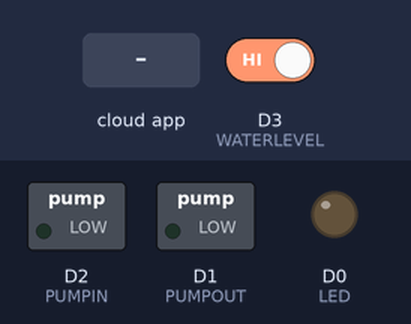
A sketch run on a simulated ESP8266 (NodeMCU). Parts: switched loads named in the sketch (green lamp = pin HIGH), output pins drawn as LEDs (lit = HIGH). Inputs (shaded band) come from the test bench; at power-on: D3 (WATERLEVEL) HIGH. WiFi joins after 1.5 s; servers stay silent unless stated; the local clock reads 2024-03-15 10:24:30 at power-on unless the sketch sets it; the Firebase database answers and starts empty; what the sketch prints to the serial monitor is not drawn.

Above: at 2.7 s.
2.8 s: the phone or cloud app sets PUMPIN to 1
At 5.1 s:
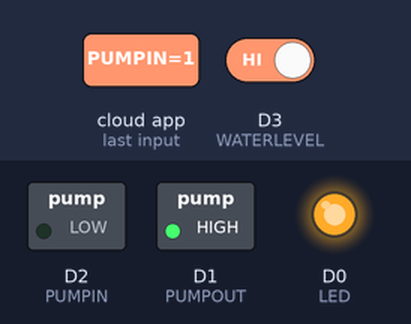
9.4 s: the phone or cloud app sets PUMPIN to 0
At 12.1 s:
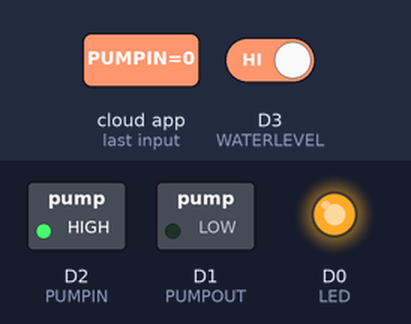
12.7 s: the phone or cloud app sets LED to 1
At 15.8 s:
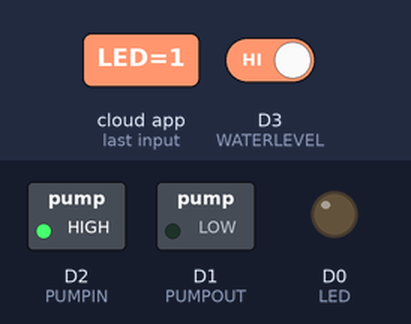
16.1 s: D3 (WATERLEVEL) driven LOW
At 22.04 s:
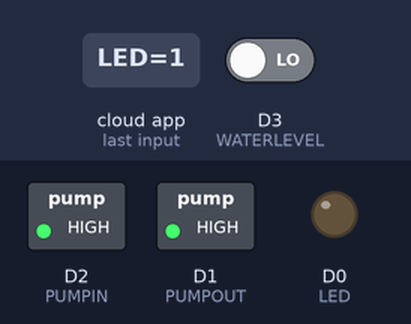
23.6 s: the phone or cloud app sets DATE to 1
At 30.7 s:
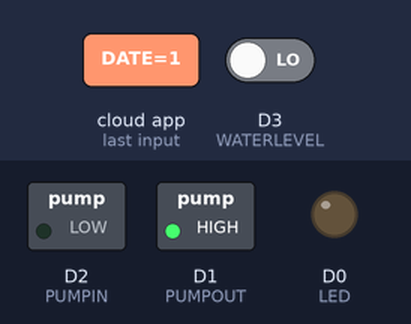
31.0 s: the phone or cloud app sets DATE to 0
At 37.3 s:
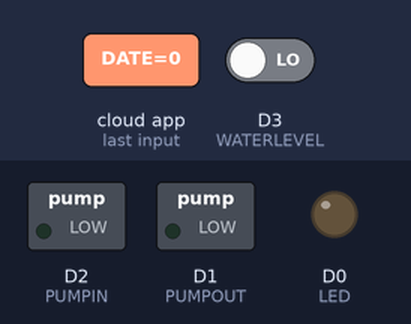
Timing chart, 0 to 38.8 s (numbered marks = the images above; inputs shaded):
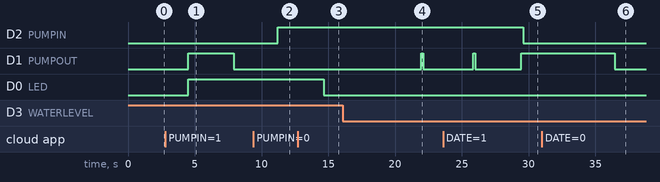

Measured:
- after the input at 2.8 s, D2 (PUMPIN): stays LOW (without the input it goes to HIGH after 1.7 s)
- after the input at 9.4 s, D2 (PUMPIN): LOW → HIGH after 1.8 s
- after the input at 12.7 s, D0 (LED): HIGH → LOW after 2.0 s
- after the input at 16.1 s, D1 (PUMPOUT): LOW → HIGH after 5.9 s, → LOW 0.15 s later
- after the input at 23.6 s, D2 (PUMPIN): HIGH → LOW after 6.0 s
- after the input at 31.0 s, D1 (PUMPOUT): HIGH → LOW after 5.5 s

The sketch:

waterlevel_LED2.ino
```cpp
#include <ESP8266WiFi.h>
#include <time.h>
#include <Firebase_ESP_Client.h>
#include "addons/TokenHelper.h"
#include "addons/RTDBHelper.h"

#define WIFI_SSID "iPhone acer"
#define WIFI_PASSWORD "G12345678"

#define API_KEY "AIzaSyAcl9_kUjG2XPN3klFL1BSnzJ3lhgYHWD4"
#define FIREBASE_URL "https://fishcare1-20855-default-rtdb.asia-southeast1.firebasedatabase.app/"
#define FIREBASE_KEY "nsEO9G9MHYq9acLhSBrVpVvAdQm6QOgtBhKimC0t"

#define LED D0
#define PUMPOUT D1
#define PUMPIN D2
#define WATERLEVEL D3


int timezone = 7 * 3600;
int dst = 0;
byte time_h, time_m;
int buttonState;
int  pumpin, pumpout, AUTO , change , led , x , date , ledon_H, ledon_M, ledoff_H, ledoff_M ,preoid;

FirebaseData firebaseData;
FirebaseAuth auth;
FirebaseConfig config;

bool signupOK = false;
void setup() {

  connectWifi();//void เรียกใช้ไวไฟเอา
  pinMode(LED, OUTPUT);
  pinMode(PUMPIN, OUTPUT);
  pinMode(PUMPOUT, OUTPUT);
  pinMode(WATERLEVEL, INPUT);


  //------------------firebase ------------------
  config.api_key = API_KEY;
  config.database_url = FIREBASE_URL;
  if (Firebase.signUp(&config, &auth, "", "")) {
    Serial.println("ok");
    signupOK = true;
  }
  else {
    Serial.printf("%s\n", config.signer.signupError.message.c_str());
  }
  config.token_status_callback = tokenStatusCallback; //see addons/TokenHelper.h
  Firebase.begin(&config, &auth);
  Firebase.reconnectWiFi(true);

  //------------------เวลา--------------------------
  configTime(timezone, dst, "pool.ntp.org", "time.nist.gov");
  Serial.println("\nWaiting for Internet time");
  while (!time(nullptr)) {
    Serial.print("*");
    delay(1000);
  }
  Serial.println("\nTime response....OK");
}

void loop() {
  delay(1000);
  buttonState = digitalRead(WATERLEVEL);
  time_t now = time(nullptr);
  struct tm* p_tm = localtime(&now);

  time_h = p_tm->tm_hour;
  time_m = p_tm->tm_min;

  Firebase.RTDB.setInt(&firebaseData, "/STATUSNODE/MAIN", time_m);

  Firebase.RTDB.getInt(&firebaseData,"/FISH/PUMPIN",&pumpin);
  Firebase.RTDB.getInt(&firebaseData,"/FISH/PUMPOUT",&pumpout);
  Firebase.RTDB.getInt(&firebaseData,"/FISH/CHANGE",&change);
  Firebase.RTDB.getInt(&firebaseData,"/FISH/LED",&led);
  Firebase.RTDB.getInt(&firebaseData,"/FISH/DLAY",&x);
  Firebase.RTDB.getInt(&firebaseData,"/FISH/DATE",&date);
  Firebase.RTDB.getInt(&firebaseData,"/FISH/LEDONH",&ledon_H);
  Firebase.RTDB.getInt(&firebaseData,"/FISH/LEDONM",&ledon_M);
  Firebase.RTDB.getInt(&firebaseData,"/FISH/LEDOFFH",&ledoff_H);
  Firebase.RTDB.getInt(&firebaseData,"/FISH/LEDOFFM",&ledoff_M);
  Firebase.RTDB.getInt(&firebaseData,"/FISH/STATUS",&AUTO);
  Firebase.RTDB.getInt(&firebaseData,"/FISH/PREOID",&preoid);

  Serial.print("--------------");
  Serial.print("h : ");
  Serial.print(p_tm->tm_hour);
  Serial.print(" m : ");
  Serial.print(p_tm->tm_min);
  Serial.println("--------------");
  Serial.print("PUMP_IN : ");
  Serial.println(pumpin);
  Serial.print("PUMP_OUT : ");
  Serial.println(pumpout);
  Serial.print("LED : ");
  Serial.println(led);
  Serial.print("/FISH/AUTO : ");
  Serial.println(AUTO);

  if (led == 0)
  {
    digitalWrite(LED, HIGH);
  }
  else
  {
    digitalWrite(LED, LOW);
  }
  //-------------------PUMP_IN------------------------------
  if (pumpin == 0)
  {
    digitalWrite(PUMPIN, HIGH);
  }
  else
  {
    digitalWrite(PUMPIN, LOW);
  }
  //-------------------PUMP_OUT------------------------------
  if (pumpout == 0)
  {
    digitalWrite(PUMPOUT, HIGH);
  }
  else
  {
    digitalWrite(PUMPOUT, LOW);
  }
  //-------------------PUMP------------------------------//เป็นระบบถ่ายน้ำ กะเวลาถ่ายน้ำออก แล้วเติมน้ำเข้าจนกว่าเซนเซอร์จะขึ้นว่า low แต่อุปกรณณ์จะ HIGH
  if (change == 1)   // ทำให้ set ค่าเวลาเปิดปิดกี่โมงได้ได้ และกดเปิดปิดเองได้ด้วย
  {
    Firebase.RTDB.setInt(&firebaseData, "/FISH/PUMPOUT", 1);
    digitalWrite(PUMPOUT, LOW);
     if (buttonState == LOW)
    {
      Serial.println("Status Water lavel : LOW");
      Firebase.RTDB.setInt(&firebaseData, "/FISH/PUMPOUT", 0);
      Firebase.RTDB.setInt(&firebaseData, "/FISH/CHANGE", 2);
    }
  }
  if (change == 2)
  {
    Firebase.RTDB.setInt(&firebaseData, "/FISH/PUMPIN", 1);
    digitalWrite(PUMPIN, LOW);
  }
  if (date == preoid)
  {
    Firebase.RTDB.setInt(&firebaseData, "/FISH/CHANGE", 1);
    Firebase.RTDB.setInt(&firebaseData, "/FISH/DATE", 0);
  }

  if(AUTO == 0){
  if (time_h == ledon_H && time_m == ledon_M) {
    Firebase.RTDB.setInt(&firebaseData, "/FISH/LED", 1);
    digitalWrite(LED, LOW);
  }
  if (time_h == ledoff_H && time_m == ledoff_M) {
    Firebase.RTDB.setInt(&firebaseData, "/FISH/LED", 0);
    digitalWrite(LED, HIGH);
  }
  }
        if (buttonState == LOW)
    {
      Serial.println("Status Water lavel : LOW");
      Firebase.RTDB.setInt(&firebaseData, "/FISH/PUMPOUT", 0);
    }
}
void connectWifi() { //ไวไฟโค้ด
  Serial.begin(9600);
  Serial.println(WiFi.localIP());
  WiFi.begin(WIFI_SSID, WIFI_PASSWORD);
  Serial.print("connecting");
  while (WiFi.status() != WL_CONNECTED) {
    Serial.print(".");
    delay(500);
  }
  Serial.println();
  Serial.print("connected: ");
  Serial.println(WiFi.localIP());
}
```
